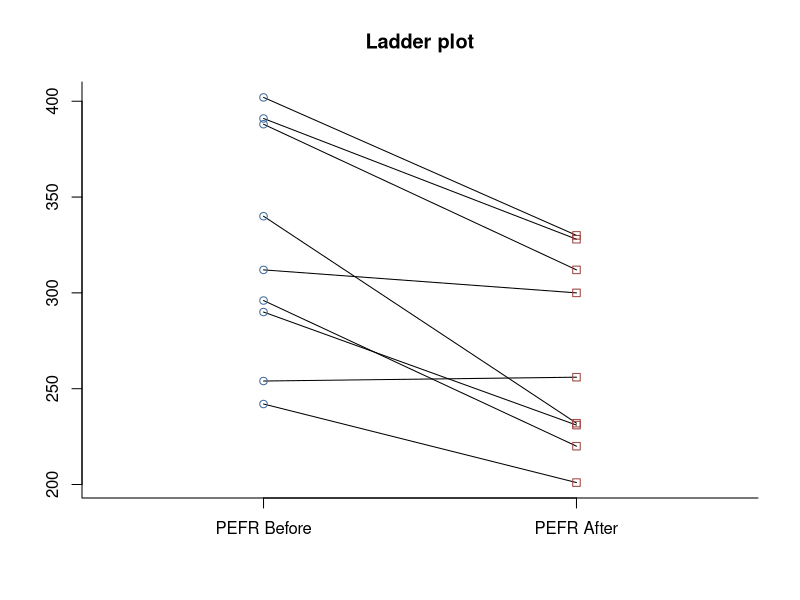

R code for this plot:
# Ladder plot: the StatsDirect help illustration (peak expiratory flow rate before
# and after a walk on a cold day in 9 asthmatics, the paired t test example; the test
# workbook's Parametric worksheet columns PEFR Before and PEFR After) in R
before <- c(312, 242, 340, 388, 296, 254, 391, 402, 290)
after <- c(300, 201, 232, 312, 220, 256, 328, 330, 231)

# StatsDirect puts the first column a quarter of the way along the x axis and the
# second three quarters of the way, a circle for each "before" value and a square for
# each "after" value, and joins each pair with a black line, the rung of the ladder.
# A pair with a blank in either column is left out. The axes are not boxed and the y
# axis has no title.
ok <- !is.na(before) & !is.na(after)
plot(c(0, 1), range(before, after, na.rm = TRUE), type = "n", xaxt = "n", bty = "l",
     xlab = "", ylab = "", main = "Ladder plot")
axis(1, at = c(0.25, 0.75), labels = c("PEFR Before", "PEFR After"))
segments(0.25, before[ok], 0.75, after[ok])
points(rep(0.25, sum(ok)), before[ok], pch = 1, col = "#40699C")
points(rep(0.75, sum(ok)), after[ok], pch = 0, col = "#9E413E")

# What the rungs show: the direction of change in each pair, and the mean difference
# that the paired t test examines
six <- function(x) formatC(x, digits = 6, format = "f", drop0trailing = TRUE)
d <- before[ok] - after[ok]
cat("Ladder plot of PEFR Before (circles) to PEFR After (squares)\n")
cat("Pairs plotted =", length(d), "\n")
cat("The peak flow fell in", sum(d > 0), "of the", length(d), "pairs, rose in",
    sum(d < 0), "and was unchanged in", sum(d == 0), "\n")
cat("Mean of differences =", six(mean(d)), "\n")
